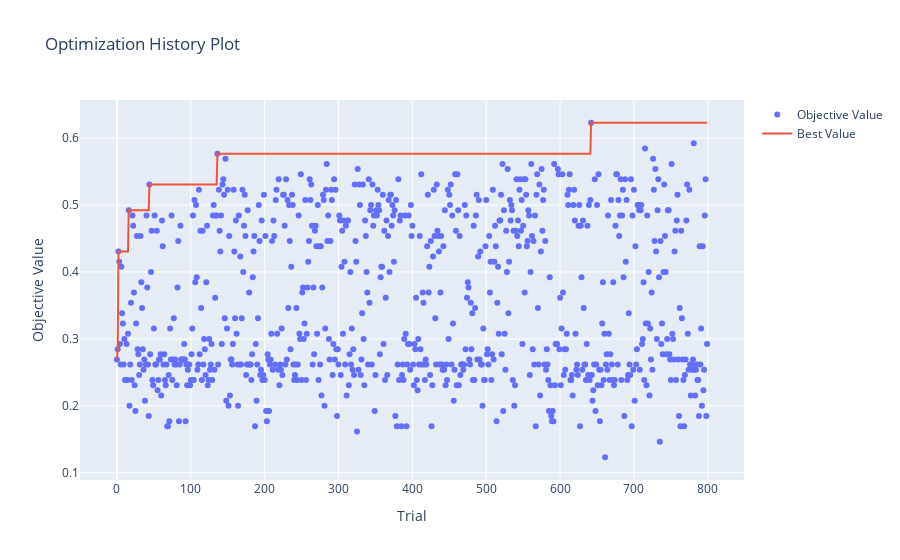

Here is the notebook cell this chart was saved with:
### Code cell
plot_optimization_history(study)

### Figure 1 — Plotly figure (JSON) as saved in the notebook; plotly's stock layout.template omitted (floating-point values rounded to 4 significant figures; data arrays with more than 128 entries replaced by an {"elided": "..."} marker saying what was removed)
{"data": [{"mode": "markers", "name": "Objective Value", "type": "scatter", "x": {"elided": "800 int values"}, "y": {"elided": "800 float values"}}, {"mode": "lines", "name": "Best Value", "type": "scatter", "x": {"elided": "800 int values"}, "y": {"elided": "800 float values"}}, {"marker": {"color": "#cccccc"}, "mode": "markers", "name": "Infeasible Trial", "showlegend": false, "type": "scatter", "x": [], "y": []}], "layout": {"title": {"text": "Optimization History Plot"}, "xaxis": {"title": {"text": "Trial"}}, "yaxis": {"title": {"text": "Objective Value"}}}}
